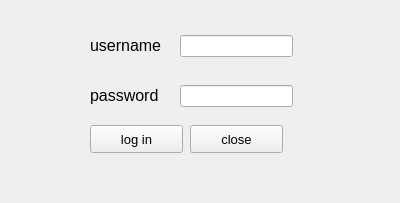
<?xml version="1.0" encoding="UTF-8"?>
<ui version="4.0">
 <class>Form</class>
 <widget class="QWidget" name="Form">
  <property name="geometry">
   <rect>
    <x>0</x>
    <y>0</y>
    <width>400</width>
    <height>203</height>
   </rect>
  </property>
  <property name="windowTitle">
   <string>Form</string>
  </property>
  <widget class="QLabel" name="label">
   <property name="geometry">
    <rect>
     <x>90</x>
     <y>30</y>
     <width>71</width>
     <height>31</height>
    </rect>
   </property>
   <property name="font">
    <font>
     <pointsize>12</pointsize>
    </font>
   </property>
   <property name="text">
    <string>username</string>
   </property>
  </widget>
  <widget class="QLabel" name="label_2">
   <property name="geometry">
    <rect>
     <x>90</x>
     <y>80</y>
     <width>71</width>
     <height>31</height>
    </rect>
   </property>
   <property name="font">
    <font>
     <pointsize>12</pointsize>
    </font>
   </property>
   <property name="text">
    <string>password</string>
   </property>
  </widget>
  <widget class="QLineEdit" name="lineEdit">
   <property name="geometry">
    <rect>
     <x>180</x>
     <y>35</y>
     <width>113</width>
     <height>22</height>
    </rect>
   </property>
  </widget>
  <widget class="QLineEdit" name="lineEdit_2">
   <property name="geometry">
    <rect>
     <x>180</x>
     <y>85</y>
     <width>113</width>
     <height>22</height>
    </rect>
   </property>
  </widget>
  <widget class="QPushButton" name="login_button">
   <property name="geometry">
    <rect>
     <x>90</x>
     <y>125</y>
     <width>93</width>
     <height>28</height>
    </rect>
   </property>
   <property name="font">
    <font>
     <pointsize>10</pointsize>
    </font>
   </property>
   <property name="text">
    <string>log in</string>
   </property>
   <property name="icon">
    <iconset>
     <normaloff>pic/login.png</normaloff>pic/login.png</iconset>
   </property>
  </widget>
  <widget class="QPushButton" name="login_button_2">
   <property name="geometry">
    <rect>
     <x>190</x>
     <y>125</y>
     <width>93</width>
     <height>28</height>
    </rect>
   </property>
   <property name="font">
    <font>
     <pointsize>10</pointsize>
    </font>
   </property>
   <property name="text">
    <string>close</string>
   </property>
   <property name="icon">
    <iconset>
     <normaloff>pic/close.png</normaloff>pic/close.png</iconset>
   </property>
  </widget>
 </widget>
 <resources/>
 <connections/>
</ui>
